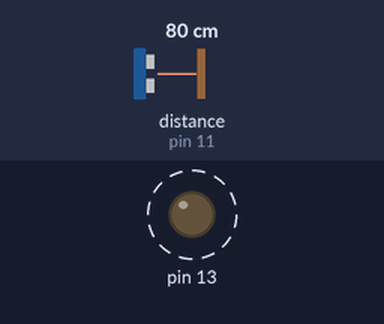
This sketch was run on a simulated Arduino Uno, built with avr-gcc and run on an emulated ATmega328P. On the bench: output pins drawn as LEDs (lit = HIGH). Wiring (inferred from the names in the program): ultrasonic range finder: trigger pin 12; echo pin 11. Dashed ring = blinking. The test bench sets the inputs (shaded band); at power-on: distance to the obstacle (sensor on pin 11) 80 cm. The echo pulse lasts 58.3 µs per cm; the local clock reads 2024-03-15 10:24:30 at power-on unless the sketch sets it; storage starts empty; pins used as bus, display or sensor lines are not drawn; what the sketch prints to the serial monitor is not drawn.

Above: at 3.8 s.
Timing chart, 0 to 6.0 s (numbered marks = the images above):
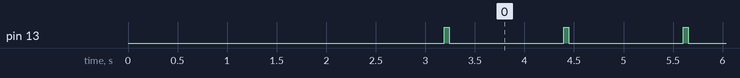

Measured:
- by itself, pin 13: alternates HIGH for 0.05 s and LOW for 1.2 s

The sketch:

loggingSensorDatawithTimestamps.ino
```cpp
#include <SPI.h>
#include <SD.h>
#include "RTClib.h"

// Pin definitions
#define cardSelect 10
#define readPin 11
#define triggerPin 12

RTC_PCF8523 rtc;
char daysOfTheWeek[7][12] = {"Sunday", "Monday", "Tuesday", "Wednesday", "Thursday", "Friday", "Saturday"};
File logfile;
long distance = 0;
long duration = 0;
int calibration_const_sec = 5;
char filename[15];

void setup() {

  // Open serial communications and wait for port to open:
  Serial.begin(9600);
  while (!Serial) {
    ; // wait for serial port to connect. Needed for native USB port only
  }

  if (! rtc.begin()) {
    Serial.println("Couldn't find RTC");
    Serial.flush();
    abort();
  }

  if (! rtc.initialized() || rtc.lostPower()) {
    Serial.println("RTC is NOT initialized, let's set the time!");
    // When time needs to be set on a new device, or after a power loss, the
    // following line sets the RTC to the date & time this sketch was compiled
    rtc.adjust(DateTime(F(__DATE__), F(__TIME__)));
    // This line sets the RTC with an explicit date & time, for example to set
    // January 21, 2014 at 3am you would call:
    // rtc.adjust(DateTime(2014, 1, 21, 3, 0, 0));
    //
    // Note: allow 2 seconds after inserting battery or applying external power
    // without battery before calling adjust(). This gives the PCF8523's
    // crystal oscillator time to stabilize. If you call adjust() very quickly
    // after the RTC is powered, lostPower() may still return true.
  }

  // When time needs to be re-set on a previously configured device, the
  // following line sets the RTC to the date & time this sketch was compiled
  // rtc.adjust(DateTime(F(__DATE__), F(__TIME__)));
  // This line sets the RTC with an explicit date & time, for example to set
  // January 21, 2014 at 3am you would call:
  // rtc.adjust(DateTime(2014, 1, 21, 3, 0, 0));

  pinMode(13, OUTPUT);
  digitalWrite(13, LOW);
  pinMode(triggerPin, OUTPUT);
  pinMode(readPin, INPUT);
  digitalWrite(triggerPin, LOW);
  digitalWrite(8, HIGH);
  Serial.print("Initializing SD card...");
  if (!SD.begin(cardSelect)) {
    Serial.println("initialization failed!");
  } else {
    Serial.println("initialization done.");
    strcpy(filename, "/SENSOR00.TXT");
    for (uint8_t i = 0; i < 100; i++) {
      filename[7] = '0' + i / 10;
      filename[8] = '0' + i % 10;
      // create if does not exist, do not open existing, write, sync after write
      if (! SD.exists(filename)) {
        break;
      }
    }
    logfile = SD.open(filename, FILE_WRITE);
    if ( ! logfile ) {
      Serial.print("Couldnt create ");
      Serial.println(filename);
    } else {
      logfile.flush();
      logfile.close();
      Serial.print("Successfully created log file: "); Serial.println(filename);
    }
  }
  digitalWrite(8, LOW);
  delay(3000);
  Serial.println("Setup Ready!");
}

void read_sensor() {

  digitalWrite(triggerPin, HIGH);
  delayMicroseconds(20);            //Pin 4 ned to be pulled High for a minimum of 20 microseconds.
  digitalWrite(triggerPin, LOW);
  duration = pulseIn(readPin, HIGH);
  distance = duration;
  delay(150);
}

void print_data() {

  Serial.print("Distance = ");
  Serial.print(distance);
  Serial.println(" mm");
}


void writeToSDCard(String string_tobe_written) {

  // The CS pin on Feather m0 LoRa board is shared by the radio module and should be pulled HIGH
  // before using and set back to LOW for the radio to work.
  digitalWrite(8, HIGH);
  digitalWrite(13, HIGH);
  Serial.print("Initializing SD card...");
  if (!SD.begin(cardSelect)) {
    Serial.println("initialization failed!");
  } else {
    Serial.println("initialization done.");
    logfile = SD.open(filename, FILE_WRITE);
    if ( ! logfile ) {
      Serial.print("Error opening ");
      Serial.println(filename);
    } else {
      DateTime now = rtc.now();
      DateTime calib_time (now + TimeSpan(0, 0, 0, calibration_const_sec));
      String custom_timestamp_calibrated = String(calib_time.year(), DEC) + String('-') + String(calib_time.month(), DEC) + String('-') + String(calib_time.day(), DEC) + String('_') + String(calib_time.hour(), DEC) + String(':') + String(calib_time.minute(), DEC) + String(':') + String(calib_time.second(), DEC);
      string_tobe_written = String(custom_timestamp_calibrated) + String(',') + String(string_tobe_written);
      Serial.println(custom_timestamp_calibrated);
      logfile.println(string_tobe_written);
      Serial.println("Done writing to SD Card");
      //flush after write but to note it takes extra power
      logfile.flush();
      logfile.close();
    }
  }
  digitalWrite(8, LOW);
  digitalWrite(13, LOW);
}

void loop() {

  // Read the sensor data
  read_sensor();
  print_data();

  String string_tobe_written = String(distance);
  string_tobe_written = String ("The distance is: " + string_tobe_written);

  //Write to SD Card
  writeToSDCard(string_tobe_written);

  delay(1000);
}
```
